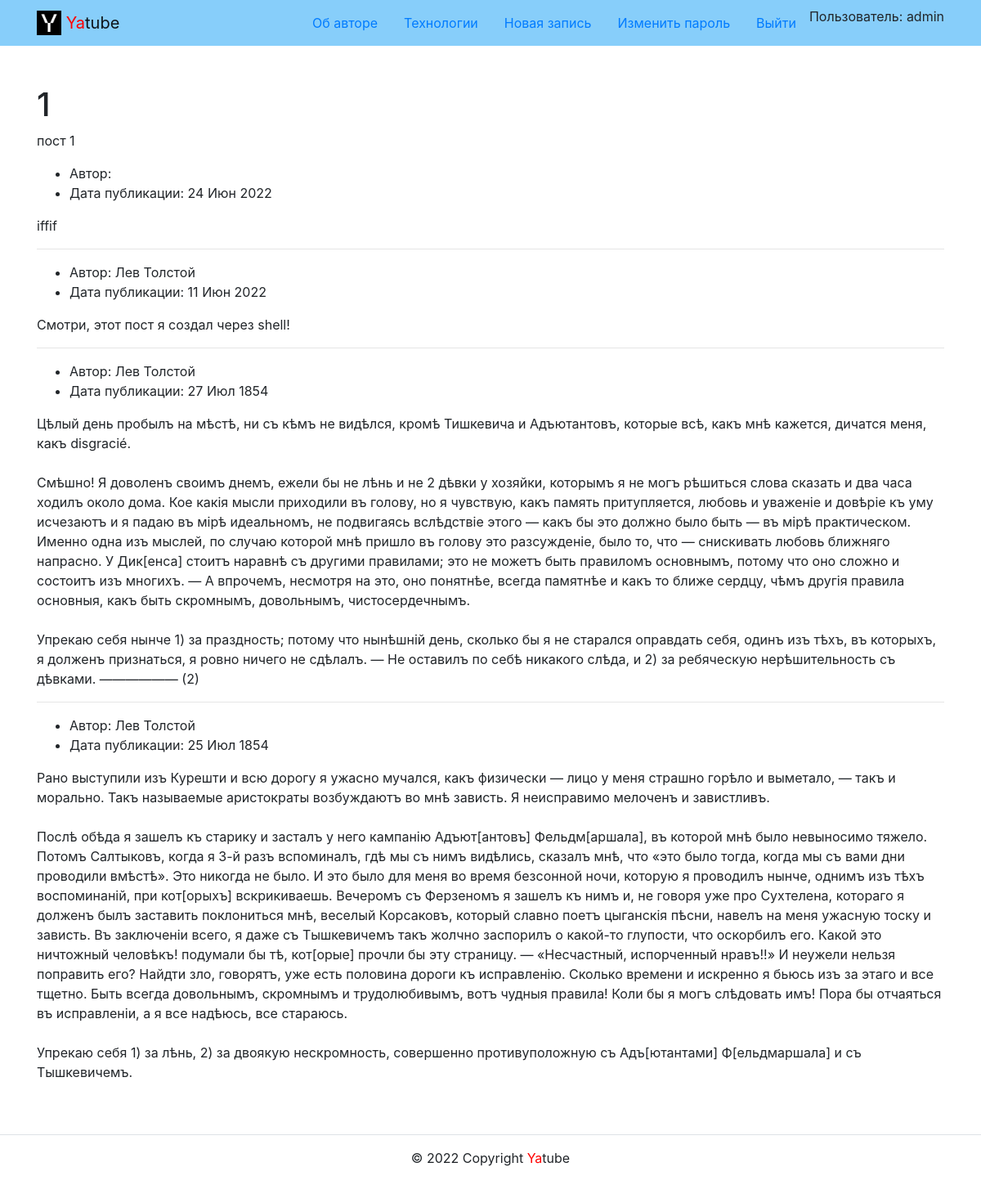
/group/group1/ (signed in), run on the app's committed database.
### posts/models.py (models this page shows, shortened)
class Group(models.Model):
    title = models.CharField(max_length=200)
    slug = models.SlugField(unique=True)
    description = models.TextField()

class Post(models.Model):
    text = models.TextField()
    pub_date = models.DateTimeField(auto_now_add=True)
    author = models.ForeignKey(
        User,
        on_delete=models.CASCADE,
        related_name='posts'
    )
    group = models.ForeignKey(
        'Group',
        on_delete=models.SET_NULL,
        blank=True,
        null=True,
        related_name='posts'
    )
    class Meta:
        verbose_name = 'post'
        verbose_name_plural = 'posts'
        ordering = ('-pub_date',)

### posts/views.py (the view)
def group_posts(request, slug):
    group = get_object_or_404(Group, slug=slug)
    posts = group.posts.all()[:settings.POST_PER_DATE]
    context = {
        'group': group,
        'posts': posts,
    }
    return render(request, 'posts/group_list.html', context)

### core/context_processors/year.py (called while the page is built)
def year (request):
    dt = datetime.date.today().year
    return {
        'year' : dt
    }

### templates/posts/group_list.html (shortened to what this page needs)
{% extends 'base.html' %}
    {% block content %}
      <div class="container py-5">
        <h1>{{ group.title }}</h1>
        <p>
          {{ group.description }}
        </p>
      {%for post in posts%}
        <article>
          <ul>
            <li>
              Автор: {{post.author.get_full_name}}
            </li>
            <li>
              Дата публикации: {{post.pub_date|date:"d M Y"}}
            </li>
          </ul>
          <p>
            {{post.text|linebreaksbr}}
          </p>
        </article>
      {% if not forloop.last %}<hr>{% endif %}
      {%endfor%}
      </div>
    {% endblock %}

### templates/includes/header.html (shortened to what this page needs)
{% load static %}
{% with request.resolver_match.view_name as view_name %}
<header>
  <nav class="navbar navbar-light" style="background-color: lightskyblue">
    <div class="container">
      <a class="navbar-brand" href="{% url 'posts:index' %}">
        <img src="{% static 'img/logo.png' %}" width="30" height="30" class="d-inline-block align-top" alt="">
        <span style="color:red">Ya</span>tube
      </a>
      <ul class="nav nav-pills">
        <li class="nav-item">
          <a class="nav-link nav-link {% if view_name  == 'about:author' %}active{% endif %}"
          href="{% url 'about:author' %}">
            Об авторе
          </a>
        </li>
        <li class="nav-item">
        <a class="nav-link {% if view_name  == 'about:tech' %}active{% endif %}"
         href="{%url 'about:tech'%}">
         Технологии
        </a>
        </li>
        {% if user.is_authenticated %}
        <li class="nav-item">
          <a class="nav-link {% if view_name  == 'posts:post_create' %}active{% endif %}"
          href="{%url 'posts:post_create'%}"> Новая запись
          </a>
        </li>
        <li class="nav-item">
          <a class="nav-link link-light {% if view_name  == 'users:password_change_form' %}active{% endif %}"
          href="{%url 'users:password_change_form'%}">
          Изменить пароль
          </a>
        </li>
        <li class="nav-item">
          <a class="nav-link link-light {% if view_name  == 'users:logout' %}active{% endif %}"
          href="{%url 'users:logout'%}">
          Выйти
          </a>
        </li>
        <li>
          Пользователь: {{ user.username }}
        </li>
        {% endif %}
      </ul>
    </div>
  </nav>
</header>
{% endwith %}

### data on the page
Group: title "1", description "пост 1"
Post: pub_date "24 Июн 2022", text "iffif"
Post: author.get_full_name "Лев Толстой", pub_date "11 Июн 2022", text "Смотри, этот пост я создал через shell!"
Post: author.get_full_name "Лев Толстой", pub_date "27 Июл 1854", text "Цѣлый день пробылъ на мѣстѣ, ни съ кѣмъ не видѣлся, кромѣ Тишкевича и Адъютантовъ, которые всѣ, какъ мнѣ кажется, дичатся меня, какъ disgracié. Смѣшно! Я доволенъ своимъ днемъ, ежели бы не лѣнь и не 2 дѣвки у хозяйки, которымъ я не могъ рѣшиться слова сказать и два часа ходилъ около дома. Кое какія мысли приходили въ голову, но я чувствую, какъ память притупляется, любовь и уваженіе и довѣріе къ уму исчезаютъ и я падаю въ мірѣ идеальномъ, не подвигаясь вслѣдствіе этого — какъ бы это должно было быть — въ мірѣ практическом. Именно одна изъ мыслей, по случаю которой мнѣ пришло въ голову это разсужденіе, было то, что — снискивать любовь ближняго напрасно. У Дик[енса] стоитъ наравнѣ съ другими…"
Post: author.get_full_name "Лев Толстой", pub_date "25 Июл 1854", text "Рано выступили изъ Курешти и всю дорогу я ужасно мучался, какъ физически — лицо у меня страшно горѣло и выметало, — такъ и морально. Такъ называемые аристократы возбуждаютъ во мнѣ зависть. Я неисправимо мелоченъ и завистливъ. Послѣ обѣда я зашелъ къ старику и засталъ у него кампанію Адъют[антовъ] Фельдм[аршала], въ которой мнѣ было невыносимо тяжело. Потомъ Салтыковъ, когда я 3-й разъ вспоминалъ, гдѣ мы съ нимъ видѣлись, сказалъ мнѣ, что «это было тогда, когда мы съ вами дни проводили вмѣстѣ». Это никогда не было. И это было для меня во время безсонной ночи, которую я проводилъ нынче, однимъ изъ тѣхъ воспоминаній, при кот[орыхъ] вскрикиваешь. Вечеромъ съ Ферзеномъ я зашелъ къ нимъ и, не…"

### other printed values
{{ user.username }} "admin"
